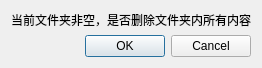
<?xml version="1.0" encoding="UTF-8"?>
<ui version="4.0">
 <class>RmdirDialog</class>
 <widget class="QDialog" name="RmdirDialog">
  <property name="geometry">
   <rect>
    <x>0</x>
    <y>0</y>
    <width>258</width>
    <height>59</height>
   </rect>
  </property>
  <property name="windowTitle">
   <string>Dialog</string>
  </property>
  <layout class="QVBoxLayout" name="verticalLayout">
   <item>
    <widget class="QLabel" name="label">
     <property name="text">
      <string>当前文件夹非空，是否删除文件夹内所有内容</string>
     </property>
    </widget>
   </item>
   <item>
    <widget class="QDialogButtonBox" name="buttonBox">
     <property name="orientation">
      <enum>Qt::Horizontal</enum>
     </property>
     <property name="standardButtons">
      <set>QDialogButtonBox::Cancel|QDialogButtonBox::Ok</set>
     </property>
    </widget>
   </item>
  </layout>
 </widget>
 <resources/>
 <connections>
  <connection>
   <sender>buttonBox</sender>
   <signal>accepted()</signal>
   <receiver>RmdirDialog</receiver>
   <slot>accept()</slot>
   <hints>
    <hint type="sourcelabel">
     <x>248</x>
     <y>254</y>
    </hint>
    <hint type="destinationlabel">
     <x>157</x>
     <y>274</y>
    </hint>
   </hints>
  </connection>
  <connection>
   <sender>buttonBox</sender>
   <signal>rejected()</signal>
   <receiver>RmdirDialog</receiver>
   <slot>reject()</slot>
   <hints>
    <hint type="sourcelabel">
     <x>316</x>
     <y>260</y>
    </hint>
    <hint type="destinationlabel">
     <x>286</x>
     <y>274</y>
    </hint>
   </hints>
  </connection>
 </connections>
</ui>
